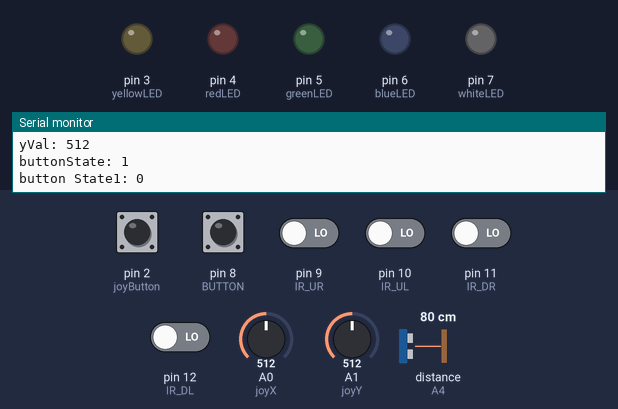
A sketch run on a simulated Arduino Leonardo, built with avr-gcc and run on an emulated ATmega32U4. Parts: output pins drawn as LEDs (lit = HIGH), the last lines printed to the serial monitor. Wiring (inferred from the names in the program): ultrasonic range finder: trigger A3; echo A4. Dashed ring = blinking. The test bench sets the inputs (shaded band); at power-on: pin 2 (joyButton) HIGH, pin 8 (BUTTON), pin 9 (IR_UR), pin 10 (IR_UL), pin 11 (IR_DR), pin 12 (IR_DL) LOW, distance to the obstacle (sensor on A4) 80 cm, A0 (joyX) = 512, A1 (joyY) = 512. The echo pulse lasts 58.3 µs per cm; USB keyboard and mouse output is not drawn; pins used as bus, display or sensor lines are not drawn.

Above: at 1.2 s.
1.3 s: distance to the obstacle (sensor on A4) set to 19 cm
2.8 s: distance to the obstacle (sensor on A4) set to 15 cm
At 3.16 s:
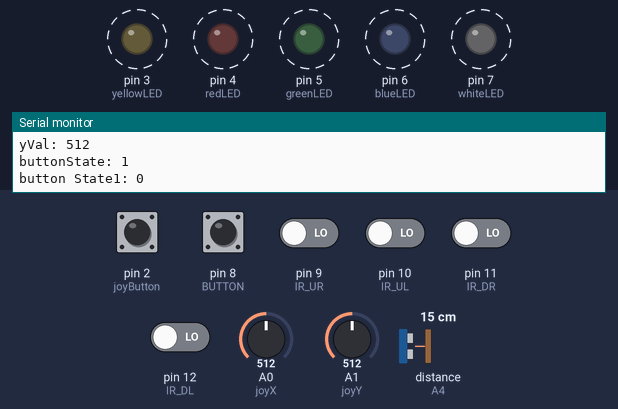
5.8 s: A0 (joyX) set to 110
At 6.23 s:
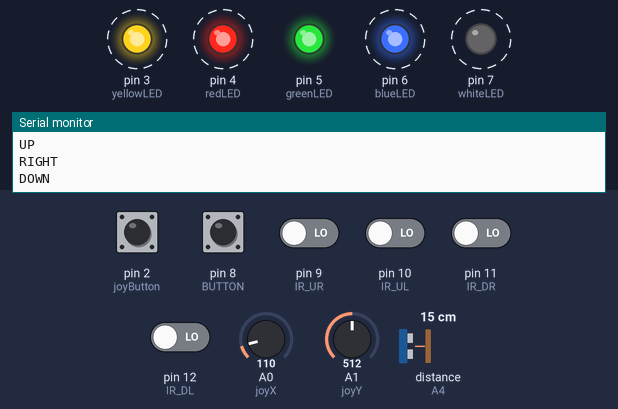
8.8 s: pin 2 (joyButton) pulled LOW for 0.15 s
At 9.1 s:
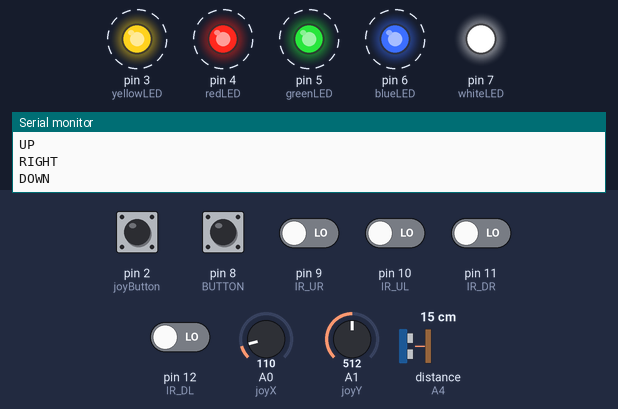
11.8 s: A1 (joyY) set to 960
14.8 s: pin 10 (IR_UL) driven HIGH
At 15.08 s:
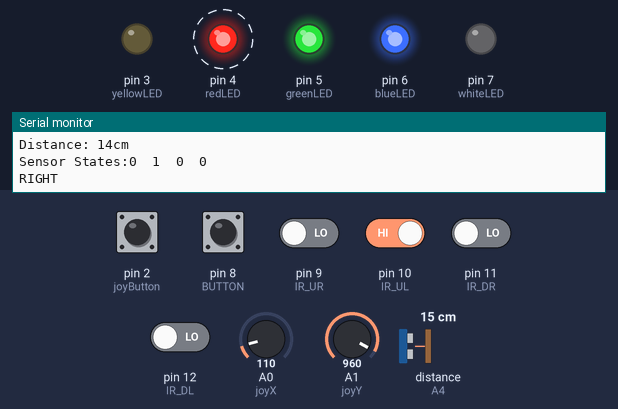
Timing chart, 0 to 18.8 s (numbered marks = the images above; inputs shaded):
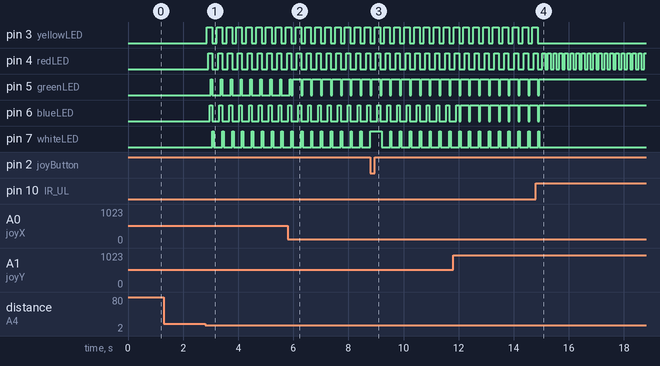

Measured:
- the behaviour switches between 17 and 16 cm on distance to the obstacle (sensor on A4) (found by bisection; images 0 and 1)
- after the input at 2.8 s, pin 3 (yellowLED): alternates HIGH for 0.20 s and LOW for 0.16 s, starting after 0.06 s; pin 4 (redLED): alternates HIGH for 0.15 s and LOW for 0.21 s, starting after 0.11 s
- after the input at 14.8 s, pin 3 (yellowLED), pin 7 (whiteLED): goes on until 14.9 s, then stays LOW; pin 4 (redLED): alternates HIGH for 0.10 s and LOW for 0.11 s, starting after 0.24 s; pin 5 (greenLED), pin 6 (blueLED): goes on until 14.9 s, then stays HIGH

The sketch:

Hand_gesture_control.ino
```cpp
/*
 * Project      : Hand Gesture and Joystick Control
 * Board        : Arduino Leonardo
 * Components   : Joystick Module, IR Sensor Modules (4),
 *                HC-SR04 Ultrasonic Sensor, Breadboard,
 *                Resistors (4*220 ohm, 1*10K ohm),
 *                Small Button, LEDs (5), F-M Dupont wires,
 *                Jumper wires, Arduino Loonardo Board-Cable-
 *                PC.
 * Description  : It is a controller for PC/laptop,
 *                which can be used either by a Joystick
 *                or hand gestures upon IRs to control
 *                a video (for now arrow keys; forward,
 *                backward, volume up and down, space key
 *                for pause and play, enter with button
 *                for making full screen or small screen),
 *                or a game with arrow keys, space and enter
 *                for basic game controls for games
 *                such as car racing games, snake, pacman etc.
 *                Ultrasonic sensor will limit the max distance
 *                for which IR sensors will detect gesture.
 *                LEDs will show the direction for both
 *                Joystick move or hand gestures for IR sensors.
 * Author       : Harun Kalkanci
*/

// Joystick:
#include <Keyboard.h> // Library to use joystick module as keyboard
// Built-in Library by Arduino-Version 1.0.2 reference: https://www.arduino.cc/reference/en/language/functions/usb/keyboard/
#define joyX A0 // X axis of the Joystick connected to Analog pin
#define joyY A1 // Y axis of the Joystick connected to Analog pin
#define joyButton 2 // The switch button output of the Joystick is connected to digital Pin 2
#define yellowLED 3 // Yellow LED is attached to digital pin 3
#define redLED 4
#define greenLED 5
#define blueLED 6
#define whiteLED 7 // White LED is attached to pin 7 for joystick switch
#define BUTTON 8 // push button on digital pin 8
#define BOUNCETIME 20 // for push button
#define DELAY 50 // delay of IR reading

int xVal, yVal;
int buttonState = 0; // The beginning value of buttonstate of joystick
int buttonState1 = 0; // The initial value of buttonstate1 of joystick

unsigned char reading_button, previous1 = LOW;
long int time, toggled = 0;

// IR gesture:
// got help on using the correct variable types https://create.arduino.cc/projecthub/najad/playing-nfs-by-hand-gesture-control-ba3d8a
#define IR_UR 9 // IR senson on up right position connected to digital PIN 9
#define IR_UL 10 // IR sensor on up left position
#define IR_DR 11 // IR sensor on down right position
#define IR_DL 12 // IR sensor on down left position
#define trig A3 // Ultrasonic Sensor trigger on analog pin A3
#define echo A4 // US sensor echo is wired on A4
float duration = 0; // US sensor time passed for echo
float distance = 0; // US sensor distance read
bool state_up_right, state_up_left, state_down_right, state_down_left; // IR states

//joystick:
int readButtonVal(int button) {
  // function to read input from push button
  reading_button = digitalRead(button);
  // my design for push button: https://www.tinkercad.com/things/35Fe85Z0aIH-swanky-habbi

  if (reading_button == HIGH && previous1 == LOW)
  {
    return 1;
    time = millis(); // to get the time for button press
  } else {
    return 0;
  }
  previous1 = reading_button;
  delay(125);
}

// Ultrasonic sensor;
int US_read() {
  // got help from https://circuitdigest.com/microcontroller-projects/arduino-ultrasonic-sensor-based-distance-measurement
  digitalWrite(trig, LOW); // writes low to ultrasonic sensor; the module is not sending any signal
  // https://www.arduino.cc/reference/en/language/functions/time/delaymicroseconds/ :
  delayMicroseconds(5);
  digitalWrite(trig, HIGH); // writes high to US sensor; it sends an ultrasonic signal.
  delayMicroseconds(11);
  digitalWrite(trig, LOW); // writes low to ultrasonic sensor; so that the module doesn't send any US signal
  delayMicroseconds(3);
  // https://www.arduino.cc/reference/en/language/functions/advanced-io/pulsein/ :
  duration = pulseIn(echo, HIGH); // got the signal we sent and determine the time passed
  distance = (duration / 2) * 0.0343; // distance = time * speed (speed of the sound = 0.0343 cm/µs)
  return distance;
}

// IR states;
int IR_states() {
  Serial.print("Sensor States:");
  state_up_right = digitalRead(IR_UR);
  Serial.print(state_up_right);
  Serial.print("\t");
  state_up_left = digitalRead(IR_UL);
  Serial.print(state_up_left);
  Serial.print("\t");
  state_down_right = digitalRead(IR_DR);
  Serial.print(state_down_right);
  Serial.print("\t");
  state_down_left = digitalRead(IR_DL);
  Serial.print(state_down_left);
  Serial.print("\n");
}

// read the gestures with IR sensors;
int IR_gestures() {
  // keyboard keys list (keys-decimal): https://www.arduino.cc/en/Reference/KeyboardModifiers
  if (state_up_right == 0 && state_up_left == 0) {
    // up states are read from digital read
    Keyboard.press(KEY_UP_ARROW);
    digitalWrite(yellowLED, HIGH);
    Serial.print("UP\n");
    delay(DELAY);
  } else{
    // https://www.arduino.cc/reference/en/language/functions/usb/keyboard/keyboardreleaseall/
    Keyboard.releaseAll();
    digitalWrite(yellowLED, LOW);
  }

  if (state_up_right == 0 && state_down_right == 0) {
    // right states are read
    Keyboard.press(KEY_RIGHT_ARROW);
    digitalWrite(redLED, HIGH);
    Serial.print("RIGHT\n");
    delay(DELAY);

  } else{
    Keyboard.releaseAll();
    digitalWrite(redLED, LOW);
  }

  if (state_down_right == 0 && state_down_left == 0) {
    // down states are read
    Keyboard.press(KEY_DOWN_ARROW);
    digitalWrite(blueLED, HIGH);
    Serial.print("DOWN\n");
    delay(DELAY);

  } else{
    Keyboard.releaseAll();
    digitalWrite(blueLED, LOW);
  }

  if (state_up_left == 0 && state_down_left == 0) {
    // left states are read
    Keyboard.press(KEY_LEFT_ARROW);
    digitalWrite(greenLED, HIGH);
    Serial.print("LEFT\n");
    delay(DELAY);

  } else{
    Keyboard.releaseAll();
    digitalWrite(greenLED, LOW);
  }

  // define moving to 4 corners;
  if (state_up_right == 0 && state_up_left == 1 && state_down_right == 1 && state_down_left == 1) {
    // only up right state is read
    Keyboard.press(KEY_UP_ARROW);
    digitalWrite(yellowLED, HIGH);
    Keyboard.press(KEY_RIGHT_ARROW);
    digitalWrite(redLED, HIGH);
    Serial.print("UP RIGHT CORNER");
    delay(DELAY);

  } else{
    Keyboard.releaseAll();
    digitalWrite(yellowLED, LOW);
    digitalWrite(redLED, LOW);
  }

  if (state_up_left == 0 && state_up_right == 1 && state_down_right == 1 && state_down_left == 1) {
    // only up left state is read
    Keyboard.press(KEY_UP_ARROW);
    digitalWrite(yellowLED, HIGH);
    Keyboard.press(KEY_LEFT_ARROW);
    digitalWrite(greenLED, HIGH);
    Serial.print("UP LEFT CORNER");
    delay(DELAY);

  } else{
    Keyboard.releaseAll();
    digitalWrite(yellowLED, LOW);
    digitalWrite(greenLED, LOW);
  }

  if (state_down_right == 0 && state_up_left == 1 && state_up_right == 1 && state_down_left == 1) {
    // only down right state is read
    Keyboard.press(KEY_DOWN_ARROW);
    digitalWrite(blueLED, HIGH);
    Keyboard.press(KEY_RIGHT_ARROW);
    digitalWrite(redLED, HIGH);
    Serial.print("DOWN RIGHT CORNER");
    delay(DELAY);

  } else{
    Keyboard.releaseAll();
    digitalWrite(blueLED, LOW);
    digitalWrite(redLED, LOW);
  }

  if (state_down_left == 0 && state_up_left == 1 && state_down_right == 1 && state_up_right == 1) {
    // only down left state is read
    Keyboard.press(KEY_DOWN_ARROW);
    digitalWrite(blueLED, HIGH);
    Keyboard.press(KEY_LEFT_ARROW);
    digitalWrite(greenLED, HIGH);
    Serial.print("DOWN LEFT CORNER");
    delay(DELAY);

  } else{
    Keyboard.releaseAll();
    digitalWrite(blueLED, LOW);
    digitalWrite(greenLED, LOW);
  }

  if (state_down_left == 0 && state_up_left == 0 && state_down_right == 0 && state_up_right == 0) {
    // all states are read
    Keyboard.write(' '); // press the space key on keyboard
    Serial.println("SPACE\n");
    digitalWrite(whiteLED, HIGH);
    delay(DELAY);
  } else{
    digitalWrite(whiteLED, LOW);
  }

  // https://www.arduino.cc/reference/en/language/functions/usb/keyboard/keyboardend/ :
  Keyboard.end();
}

void setup() {
  // joystick:
  Serial.begin(9600); // baud rate
  Keyboard.begin();
  pinMode(yellowLED,OUTPUT); // Pin 3 on which the Yellow LED is, defined as output
  pinMode(redLED,OUTPUT);
  pinMode(greenLED,OUTPUT);
  pinMode(blueLED,OUTPUT);
  pinMode(whiteLED,OUTPUT); // Pin 7 on which the white LED is, defined as output
  pinMode(joyButton,INPUT); // Pin 2 on which the switch of the joystick is, is defined as input
  digitalWrite(joyButton, HIGH); // Initial value of joystick button is High
  pinMode(BUTTON, INPUT);

  // IR:
  pinMode(IR_UR, INPUT); // define 4 IR sensors as input
  pinMode(IR_UL, INPUT);
  pinMode(IR_DR, INPUT);
  pinMode(IR_DL, INPUT);
  pinMode(trig, OUTPUT); // trigger of US sensor defined as output
  pinMode(echo, INPUT);  // echo pin of US sensor defined as input
}

void loop() {
  // joystick:
  xVal = analogRead(joyX); // Reading x value of joy X pin-A0
  yVal = analogRead(joyY); // Reading y value of joy Y pin-A1

  Serial.print("xVal: "); // Printing the values read from joystick
  Serial.print(xVal); // Printing the values read from joystick
  Serial.print("\n");
  Serial.print("yVal: ");
  Serial.print(yVal);
  Serial.print("\n");

  buttonState = digitalRead(joyButton); // Reading the value of joystick button on pin 2
  Serial.print("buttonState: ");
  Serial.print(buttonState);
  Serial.print("\n");

  /*
  //test leds:
  digitalWrite(greenLED, HIGH);
  digitalWrite(redLED, HIGH);
  digitalWrite(yellowLED, HIGH);
  digitalWrite(blueLED, HIGH);
  delay(2000);
  */


  // for reference of keyboard keys list (keys-decimal): https://www.arduino.cc/en/Reference/KeyboardModifiers
  /*
    KEY_UP_ARROW 0xDA  218
    KEY_DOWN_ARROW  0xD9  217
    KEY_LEFT_ARROW  0xD8  216
    KEY_RIGHT_ARROW 0xD7  215
    KEY_BACKSPACE 0xB2  178
    KEY_TAB 0xB3  179
    KEY_RETURN  0xB0  176

  */

  // joystick movement in left -x direction
  if (xVal<=120)
  {
    digitalWrite(greenLED, HIGH);
    Keyboard.press(KEY_LEFT_ARROW); // left key move
  }
  else{
    digitalWrite(greenLED, LOW);
    Keyboard.release(KEY_LEFT_ARROW); // release the left arrow key
  }

  // joystick movement in right +x direction:
  if (xVal>=950)
  {
    digitalWrite(redLED, HIGH);
    Keyboard.press(KEY_RIGHT_ARROW); // right key move
  }
  else{
    digitalWrite(redLED, LOW);
    Keyboard.release(KEY_RIGHT_ARROW); // release the right arrow key
  }

  // joystick movement in up -y direction:
  if (yVal<=120)
  {
    digitalWrite(yellowLED, HIGH);
    Keyboard.press(KEY_UP_ARROW); // key moving to up
  }
  else{
    digitalWrite(yellowLED, LOW);
    Keyboard.release(KEY_UP_ARROW); // release the up arrow key
  }

  // joystick movement in down +y direction:
  if (yVal>=950)
  {
    digitalWrite(blueLED, HIGH);
    Keyboard.press(KEY_DOWN_ARROW); // key moving to down
  }
  else{
    digitalWrite(blueLED, LOW);
    Keyboard.release(KEY_DOWN_ARROW); // release the down arrow key
  }

  // press on pushbutton switch of the joystick:
  // If it is pressed white Led will turn on as notification and SPACE key will be pressed on keyboard
  if (buttonState == LOW)
  {
    Serial.println("SPACE; Switch = High, on");
    digitalWrite(whiteLED, HIGH);
    Keyboard.write(' '); // press the space key on keyboard
  }
  else{
    digitalWrite(whiteLED, LOW);
  }
  buttonState1 = digitalRead(whiteLED);
  Serial.print("button State1: ");
  Serial.print(buttonState1);
  Serial.print("\n");
  delay(100);

  int pressed = readButtonVal(BUTTON); // if the button is pressed:
  if(pressed == 1 && toggled == 0) {
    Keyboard.println(); // press the enter key on keyboard
    delay(100);
    toggled = 1;
  } else if(pressed == 1 && toggled == 1) {
    toggled = 0;
  }

  // IR sensors:
  // US sensor distance value
  int sensorVal = US_read();
  delayMicroseconds(3);
  Serial.print("Distance: ");
  Serial.print(sensorVal);
  Serial.print("cm\n"); // if distance of the hand to the sensors is less than 15 cm, then read IR values;
  if(sensorVal <= 15) {
    // read the states of IR sensors;
    IR_states();
    IR_gestures();
  }

}
```
